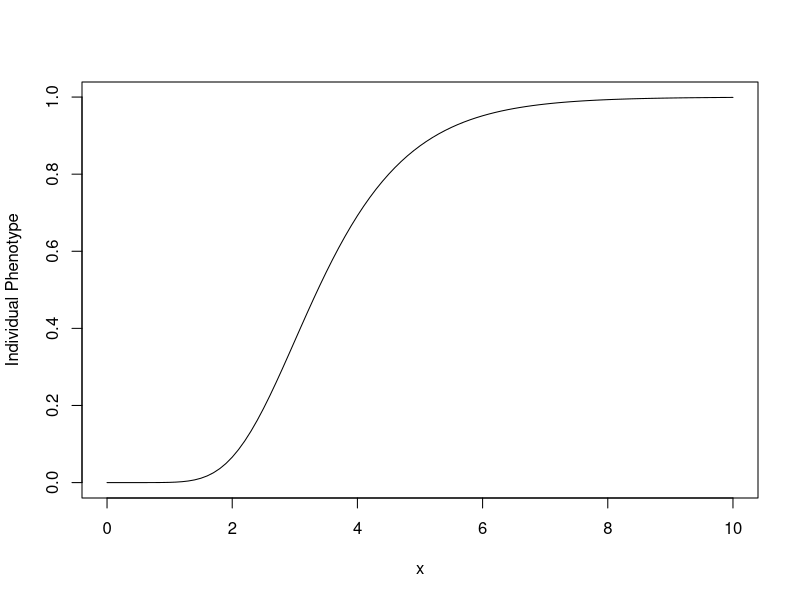
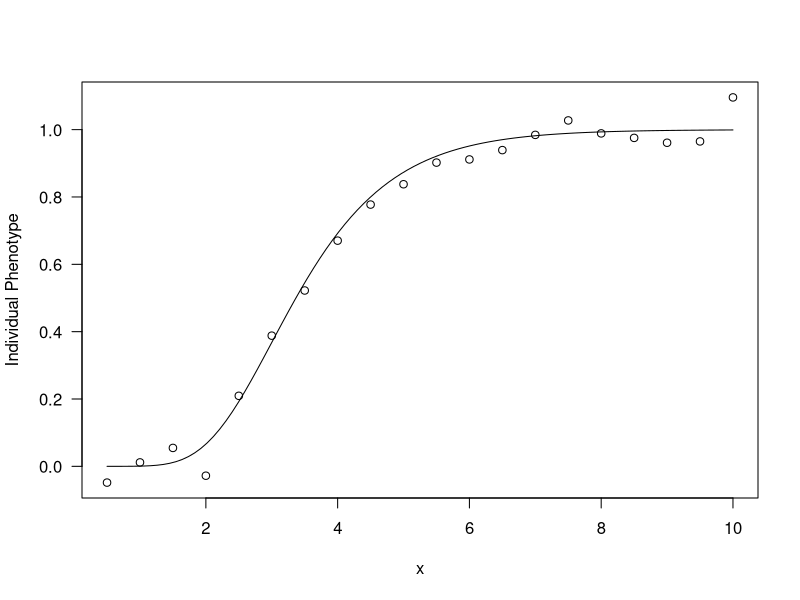
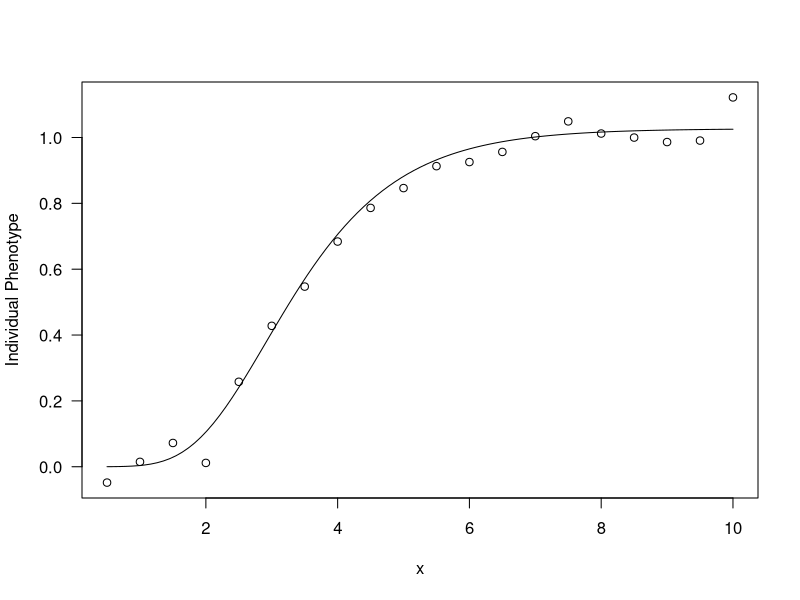
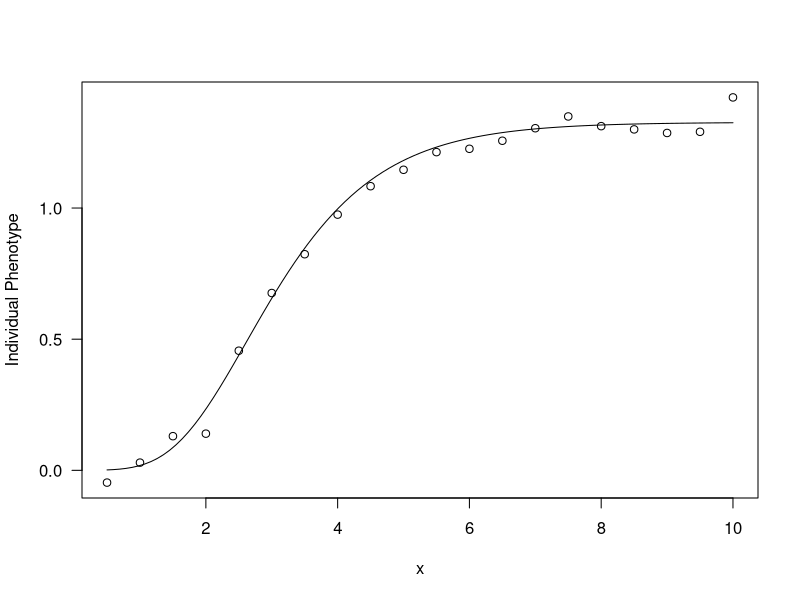
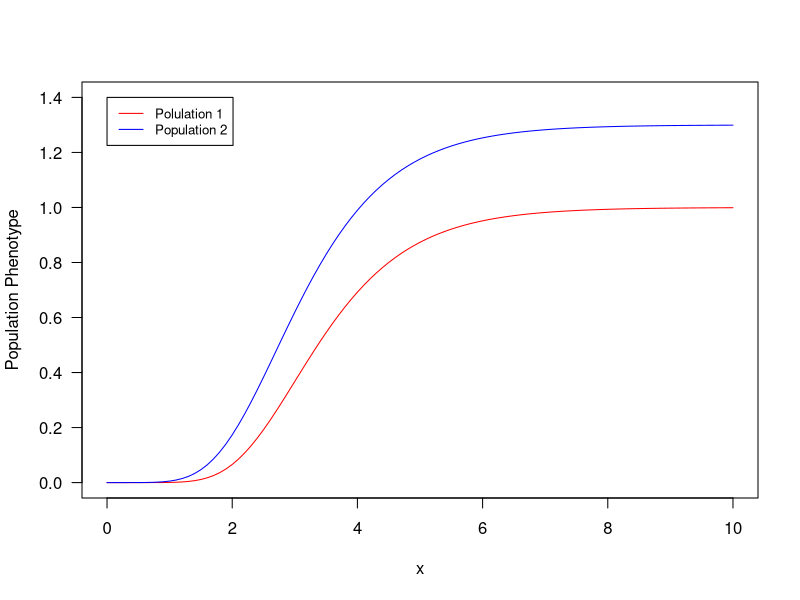
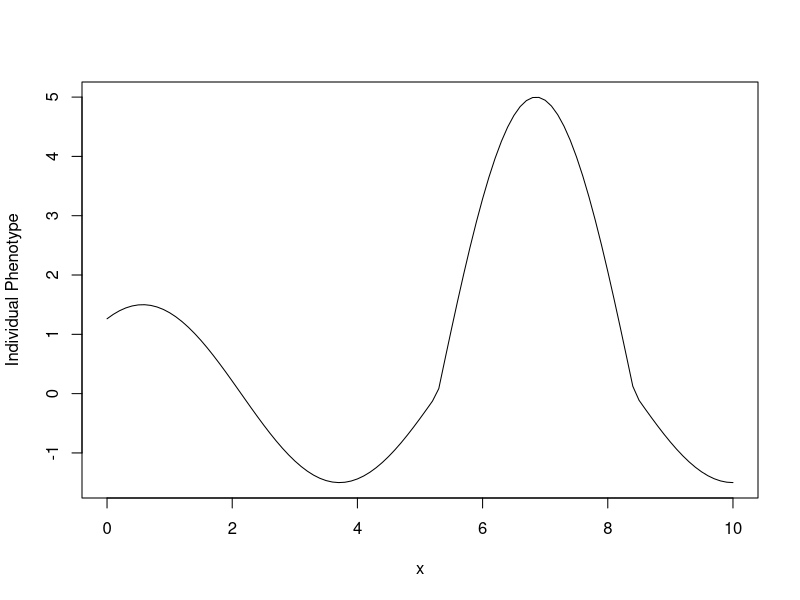
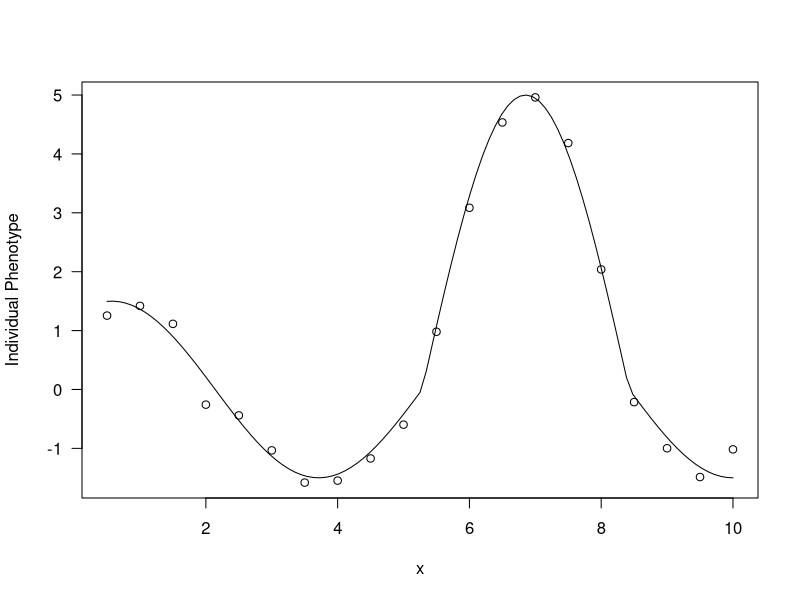
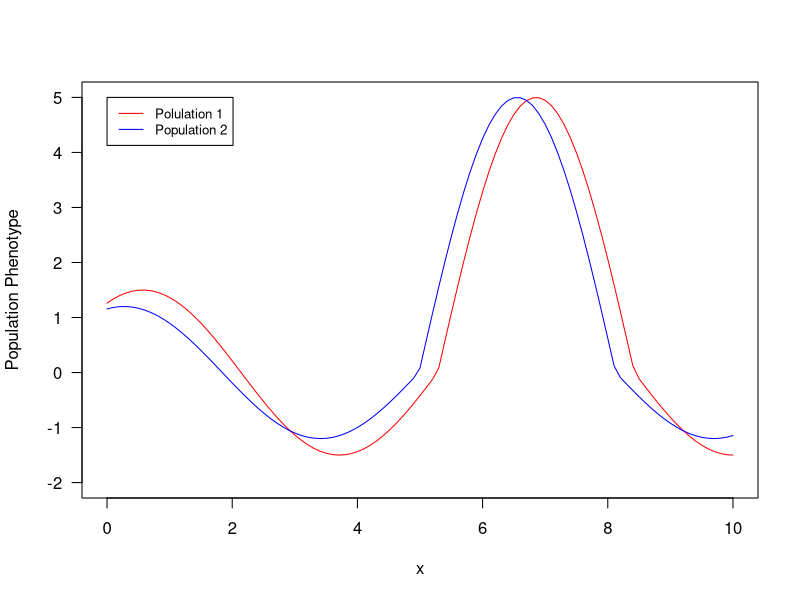

Generate these figures, in order, with R:
#Here I attempt to reproduce the data from HYPOTHESIS TESTING IN COMPARATIVE AND 
#EXPERIMENTAL STUDIES OF FUNCTION-VALUED TRAITS
#Referred to in this script as "HypothesisTesting"
#first let's set up an output folder for the data that we produce

wd <- getwd()

#check if output folder already exists otherwise create one
DataOut <- "data_output"
if (file.exists(DataOut) == FALSE) {
  dir.create(file.path(wd, DataOut), showWarnings = FALSE) 
} else print("Output Folder Already exists")

#map folders to R structure
outputlocation <- paste(wd, "/data_output/" , sep = "")
data.files <- list.files(outputlocation)


#------- Monotonic Growth Function ---------
#Here I define the monotonic growth function in terms of a (alpha in the paper), 
#k (kappa in the paper), and g (gamma in the paper)
MonoGrowth <- function(a, k, g, x) {
  a*exp(-exp(-k*(x-g)))-exp(-exp(-k*(-g)))
}

#Now let's plot this and fiddle around with the parameters a, k, and g...
#until we get some reasonable-looking function.
curve(MonoGrowth(1, 1, 3, x), 0, 10, 101, ylab = "Individual Phenotype", xlab = "x")

#Now let's account for our measurement error
#We can make a vector of random measurement errors with a set standard deviation
set.seed(1234)
MonoError <- rnorm(n=20, mean=0, sd=0.04)

#Let's test this out by generating some data with the error and function defined above
MonoTest <- cbind(rep(NA, 20), rep(NA, 20))

for (i in 1:20) {
  MonoTest[i,1] <- (i/2)
  MonoTest[i,2] <- MonoGrowth(1, 1, 3, (i/2)) + MonoError[i]
}

#We can plot these data against the originl curve to see if we're on track
plot(MonoTest, ylab = "Individual Phenotype", xlab = "x", las = 1)
curve(MonoGrowth(1, 1, 3, x), n = 101, 
      ylim=c(-0.5, 1.2), add = TRUE)

#Now that we've tested this out we're ready to generate some real data!

#Data Generation
#First let's define the underlying function of the first group of individuals
#population 1:
a1 <- 1
k1 <- 1
g1 <- 3
#Note that these are the average values for the population and not the values for each individual

#Now let's build a data frame for our data
MonoData1 <- data.frame(matrix(NA, nrow=100, ncol=20))


#Now we want to keep track of what a, k, and g are for each individual
#so let's make a table of these values.
Mono1akg <- data.frame(matrix(NA, nrow=100, ncol=3))

#Time to fill the data frame
for (i in 1:10) {
  set.seed(1234*i)
  MonoError <- rnorm(n=20, mean=0, sd=0.04) #measurement error
  IndiDev <- rnorm(n=3, mean=0, sd=0.2) #the individual's deviation from the population average
  Mono1akg[i,1] <- a1+IndiDev[1]
  Mono1akg[i,2] <- k1+IndiDev[2]
  Mono1akg[i,3] <- g1+IndiDev[3]
  for (l in 1:20){
    MonoData1[i,l] <- MonoGrowth((a1+IndiDev[1]), (k1+IndiDev[2]), (g1+IndiDev[3]), (l/2)) + MonoError[l]
  }
}

#Let's check that the data frame looks right
str(MonoData1)

#Before we plot this let's define our x-values
#We'll likely be using these x-values a lot so let's make them an object
inp <- seq(from = 0.5, to = 10, by = 0.5)

#Now let's name the columns based on the x-value associated with each "observation"
colnames(MonoData1) <- inp

#let's plot this out to see if it worked
plot(inp, MonoData1[1,], ylab = "Individual Phenotype", xlab = "x", las = 1)
curve(MonoGrowth(Mono1akg[1,1], Mono1akg[1,2], Mono1akg[1,3], x), n = 101, 
      ylim=c(-0.5, 1.2), add = TRUE)

#and finally, we can export these data to a file
#the advantage of doing this is that we can then input the data 
#and treat it as though it were collected from the wild
write.table(MonoData1, paste(outputlocation, "MonoData1", sep = ""))

#Now let's repeat this for the second population that differs slightly (by 0.3)
#from the first population in it's a and g values

#population 2:
a2 <- 1.3
k2 <- 1
g2 <- 2.7

#For reference:
#population 1:
#a1 <- 1
#k1 <- 1
#g1 <- 3

#Once again we need to build a data frame for our data
MonoData2 <- data.frame(matrix(NA, nrow=100, ncol=20))

#and one to keep track of what a, k, and g are for each individual in this population
Mono2akg <- data.frame(matrix(NA, nrow=100, ncol=3))


#Time to fill these frames
for (i in 1:10) {
  set.seed(1234*i)
  MonoError <- rnorm(n=20, mean=0, sd=0.04) #measurement error
  IndiDev <- rnorm(n=3, mean=0, sd=0.2) #individual deviation from population mean
  for (l in 1:20){
    MonoData2[i,l] <- MonoGrowth(a2+IndiDev[1], k2+IndiDev[2], g2+IndiDev[3], (l/2)) + MonoError[l]
  }
  Mono2akg[i,1] <- a2+IndiDev[1]
  Mono2akg[i,2] <- k2+IndiDev[2]
  Mono2akg[i,3] <- g2+IndiDev[3]
}



#Let's check that this is working
str(MonoData2)

#and label the columns with their x-values
#(in this case the x-values are the same for both populations but they need not be
#FVT analysis does not care what x-values we made observations at)
colnames(MonoData2) <- inp

#let's plot this out to see if it worked
plot(inp, MonoData2[1,], ylab = "Individual Phenotype", xlab = "x", las = 1)
curve(MonoGrowth(Mono2akg[1,1], Mono2akg[1,2], Mono2akg[1,3], x), n = 101, 
      ylim=c(-0.5, 1.2), add = TRUE)

#and once again we can export the data, and pretend it isn't artificial
write.table(MonoData2, paste(outputlocation, "MonoData2", sep = ""))


#Now let's compare these two populations with a plot
plot(1, type = "n", ylab = "Population Phenotype", xlab = "x", las = 1, xlim = c(0, 10), ylim = c(0, 1.4))
curve(MonoGrowth(a1, k1, g1, x), n = 101, 
      ylim=c(-0.5, 1.2), add = TRUE, col = "red")
curve(MonoGrowth(a2, k2, g2, x), n = 101, 
      ylim=c(-0.5, 1.2), add = TRUE, col = "blue")
legend(0, 1.4, legend = c("Polulation 1", "Population 2"), col=c("red", "blue"), lty=1, cex=0.8)


#------- Cyclic Expression Function ---------
#Here I define the cyclic expression function in terms of a (alpha in the paper), 
#k (kappa in the paper), and g (gamma in the paper)
Cyclic <- function(a, k, g, x) {
  ifelse((((2*pi)-g) <= x & x <= ((3*pi)-g)), k*sin(x+g), a*sin(x+g))
}

#Once again let's fiddle around with the values of a, k, and g until the function looks reasonable
curve(Cyclic(1.5, 5, 1, x), 0, 10, 101, ylab = "Individual Phenotype", xlab = "x")

#Now let's construct some random measurement error
#note that the measurement error for this cyclic function is greater that that of 
#the monotonous growth function with a standard deviation of 0.2 instead of 0.04
set.seed(1234)
CyclicError <- rnorm(n=20, mean=0, sd=0.2)

#Now lwt's construct a test dataset
#First we make an empty frame
CyclicTest <- cbind(rep(NA, 20), rep(NA, 20))

#Then we fill it with test data
for (i in 1:20) {
  CyclicTest[i,1] <- (i/2)
  CyclicTest[i,2] <- Cyclic(1.5, 5, 1, (i/2)) + CyclicError[i]
}

#Then we plot it
plot(CyclicTest,  ylab = "Individual Phenotype", xlab = "x", las = 1)
curve(Cyclic(1.5, 5, 1, x), n = 101, 
      ylim=c(-0.5, 1.2), add = TRUE)

#Time to generate data for an entire population
#First we will set the mean a, k, and g values for this population
#population 1:
a1 <- 1.5
k1 <- 5
g1 <- 1

#Next we will make an empty data frame for our data
CyclicData1 <- data.frame(matrix(NA, nrow=100, ncol=20))
#and an empty frae for the individual a, k, and g values
Cyclic1akg <- data.frame(matrix(NA, nrow=100, ncol=3))

#Now we fill them
for (i in 1:100) {
  set.seed(1234*i)
  CyclicError <- rnorm(n=20, mean=0, sd=0.04) #measurement error
  IndiDev <- rnorm(n=3, mean=0, sd=0.2) #Individual deviation from population mean
  for (l in 1:20){
    CyclicData1[i,l] <- Cyclic(a1+IndiDev[1], k1+IndiDev[2], 
                               g1+IndiDev[3], (l/2)) + CyclicError[l]
  }
  Cyclic1akg[i,1] <- a1+IndiDev[1]
  Cyclic1akg[i,2] <- k1+IndiDev[2]
  Cyclic1akg[i,3] <- g1+IndiDev[3]
}

#Let's make sure this data frame looks ok
str(CyclicData1)

#Let's label our columns with their corrosponding x-values
colnames(CyclicData1) <- inp

#and finally we can export this data to a file
write.table(CyclicData1, paste(outputlocation, "CyclicData1", sep = ""))

#Time to make cyclic data for a second population to compare with the first
#population 2:
a2 <- 1.2
k2 <- 5
g2 <- 1.3

#For Reference:
#population 1:
#a1 <- 1.5
#k1 <- 5
#g1 <- 1

#We start again with empty frames
#One for the data
CyclicData2 <- data.frame(matrix(NA, nrow=100, ncol=20))

#one for each individual's coefficients
Cyclic2akg <- data.frame(matrix(NA, nrow=100, ncol=3))

#Then we fill the data frames
for (i in 1:100) {
  set.seed(1234*i)
  CyclicError <- rnorm(n=20, mean=0, sd=0.04)
  IndiDev <- rnorm(n=3, mean=0, sd=0.2)
  for (l in 1:20){
    CyclicData2[i,l] <- Cyclic(a2+IndiDev[1], k2+IndiDev[2], 
                               g2+IndiDev[3], (l/2)) + CyclicError[l]
  }
  Cyclic2akg[i,1] <- a1+IndiDev[1]
  Cyclic2akg[i,2] <- k1+IndiDev[2]
  Cyclic2akg[i,3] <- g1+IndiDev[3]
}

#Label the columns
colnames(CyclicData2) <- inp

#Check structure
str(CyclicData2)

#Export data
write.table(CyclicData2, paste(outputlocation, "CyclicData2", sep = ""))

#Now let's compare these two populations with a plot
plot(1, type = "n", ylab = "Population Phenotype", xlab = "x", las = 1, xlim = c(0, 10), ylim = c(-2, 5))
curve(Cyclic(a1, k1, g1, x), n = 101, 
      ylim=c(-0.5, 1.2), add = TRUE, col = "red")
curve(Cyclic(a2, k2, g2, x), n = 101, 
      ylim=c(-0.5, 1.2), add = TRUE, col = "blue")
legend(0, 5, legend = c("Polulation 1", "Population 2"), col=c("red", "blue"), lty=1, cex=0.8)

#------- Unimodal Performance Function ---------
#Here I define the unimodal performance function in terms of a, k (kappa in the paper), 
#and g (gamma in the paper)
Unimodal <- function(a, k, g, x) {
  ifelse(x <= g, 
    exp(-a)*exp(-(a*x*(x-2*g))/(g^2)),
    exp(-k)*exp(-(k*x*(x-2*g))/(g^2)))
}
#Test plot to find appropriate coefficients
curve(Unimodal(1, 2, 4, x), 0, 10, 101, ylab = "Individual Phenotype", xlab = "x")

#manufacture measurement error
set.seed(1234)
UnimodalError <- rnorm(n=20, mean=0, sd=0.2)

#Construct test dataset
#Build empty frame
UnimodalTest <- cbind(rep(NA, 20), rep(NA, 20))

#fill frame
for (i in 1:20) {
  UnimodalTest[i,1] <- (i/2)
  UnimodalTest[i,2] <- Unimodal(1, 2, 4, (i/2)) + UnimodalError[i]
}

#Test plot
plot(UnimodalTest, ylab = "Individual Phenotype", xlab = "x", las = 1)
curve(Unimodal(1, 2, 4, x), n = 101, 
      ylim=c(-0.5, 1.2), add = TRUE)

#Data Generation
#population 1:
a1 <- 1
k1 <- 2
g1 <- 4

#Make empty frae for data
UnimodalData1 <- data.frame(matrix(NA, nrow=100, ncol=20))

#Make empty frame for individual a, k, and g values
Unimodal1akg <- data.frame(matrix(NA, nrow=100, ncol=3))

for (i in 1:100) {
  set.seed(1234*i)
  UnimodalError <- rnorm(n=20, mean=0, sd=0.2) #measurement error
  IndiDev <- rnorm(n=3, mean=0, sd=0.2) #Individual deviation from population mean
  for (l in 1:20){
    UnimodalData1[i,l] <- Unimodal(a1+IndiDev[1], k1+IndiDev[2], 
                                   g1+IndiDev[3], (l/2)) + UnimodalError[l]
  }
  Unimodal1akg[i,1] <- a1+IndiDev[1]
  Unimodal1akg[i,2] <- k1+IndiDev[2]
  Unimodal1akg[i,3] <- g1+IndiDev[3]
}

#Check structure for errors
str(UnimodalData1)

#Label columns
colnames(UnimodalData1) <- inp

#Export data
write.table(UnimodalData1, paste(outputlocation, "UnimodalData1", sep = ""))

#population 2:
a2 <- 1.3
k2 <- 2
g2 <- 4.3

#For reference:
#population 1:
#a1 <- 1
#k1 <- 2
#g1 <- 4

#Construct empty frame for the data
UnimodalData2 <- data.frame(matrix(NA, nrow=100, ncol=20))

#Construct empty frame for the coefficients
Unimodal2akg <- data.frame(matrix(NA, nrow=100, ncol=3))

#Fill frames
for (i in 1:100) {
  set.seed(1234*i)
  UnimodalError <- rnorm(n=20, mean=0, sd=0.2) #measurement error
  IndiDev <- rnorm(n=3, mean=0, sd=0.2) #
  for (l in 1:20){
    UnimodalData2[i,l] <- Unimodal(a1+IndiDev[1], k1+IndiDev[2], 
                                   g1+IndiDev[3], (l/2)) + UnimodalError[l]
  }
  Unimodal2akg[i,1] <- a1+IndiDev[1]
  Unimodal2akg[i,2] <- k1+IndiDev[2]
  Unimodal2akg[i,3] <- g1+IndiDev[3]
}

#Check structure for obvious issues
str(UnimodalData2)

#Label columns
colnames(UnimodalData2) <- seq(from = 0.5, to = 10, by = 0.5)

#export data
write.table(UnimodalData2, paste(outputlocation, "UnimodalData2", sep = ""))

#Now let's compare these two populations with a plot
plot(1, type = "n", ylab = "Population Phenotype", xlab = "x", las = 1, xlim = c(0, 10), ylim = c(0, 1))
curve(Unimodal(a1, k1, g1, x), n = 101, 
      ylim=c(-0.5, 1.2), add = TRUE, col = "red")
curve(Unimodal(a2, k2, g2, x), n = 101, 
      ylim=c(-0.5, 1.2), add = TRUE, col = "blue")
legend(5.6, 1.02, legend = c("Polulation 1", "Population 2"), col=c("red", "blue"), lty=1, cex=0.8)


